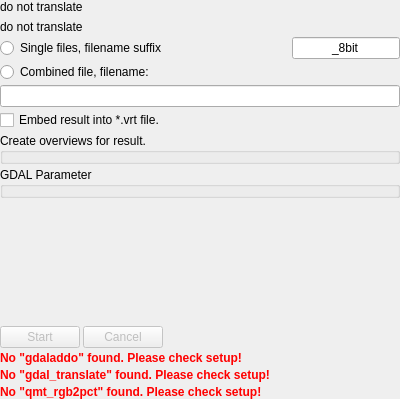
<?xml version="1.0" encoding="UTF-8"?>
<ui version="4.0">
 <class>IToolPalettize</class>
 <widget class="QWidget" name="IToolPalettize">
  <property name="geometry">
   <rect>
    <x>0</x>
    <y>0</y>
    <width>400</width>
    <height>399</height>
   </rect>
  </property>
  <property name="windowTitle">
   <string>Form</string>
  </property>
  <layout class="QVBoxLayout" name="verticalLayout_2">
   <property name="spacing">
    <number>3</number>
   </property>
   <property name="leftMargin">
    <number>0</number>
   </property>
   <property name="topMargin">
    <number>0</number>
   </property>
   <property name="rightMargin">
    <number>0</number>
   </property>
   <property name="bottomMargin">
    <number>0</number>
   </property>
   <item>
    <widget class="QFrame" name="frame">
     <property name="sizePolicy">
      <sizepolicy hsizetype="Preferred" vsizetype="MinimumExpanding">
       <horstretch>0</horstretch>
       <verstretch>0</verstretch>
      </sizepolicy>
     </property>
     <property name="frameShape">
      <enum>QFrame::NoFrame</enum>
     </property>
     <property name="frameShadow">
      <enum>QFrame::Plain</enum>
     </property>
     <layout class="QVBoxLayout" name="verticalLayout">
      <property name="spacing">
       <number>3</number>
      </property>
      <property name="leftMargin">
       <number>0</number>
      </property>
      <property name="topMargin">
       <number>0</number>
      </property>
      <property name="rightMargin">
       <number>0</number>
      </property>
      <property name="bottomMargin">
       <number>0</number>
      </property>
      <item>
       <widget class="QLabel" name="labelHelp">
        <property name="text">
         <string>do not translate</string>
        </property>
        <property name="wordWrap">
         <bool>true</bool>
        </property>
       </widget>
      </item>
      <item>
       <widget class="CItemListWidget" name="itemList" native="true"/>
      </item>
      <item>
       <widget class="QLabel" name="labelNote">
        <property name="text">
         <string>do not translate</string>
        </property>
        <property name="wordWrap">
         <bool>true</bool>
        </property>
       </widget>
      </item>
      <item>
       <layout class="QHBoxLayout" name="horizontalLayout">
        <item>
         <widget class="QRadioButton" name="radioSingle">
          <property name="sizePolicy">
           <sizepolicy hsizetype="MinimumExpanding" vsizetype="Fixed">
            <horstretch>0</horstretch>
            <verstretch>0</verstretch>
           </sizepolicy>
          </property>
          <property name="text">
           <string>Single files, filename suffix</string>
          </property>
         </widget>
        </item>
        <item>
         <widget class="QLineEdit" name="lineSuffix">
          <property name="sizePolicy">
           <sizepolicy hsizetype="Preferred" vsizetype="Fixed">
            <horstretch>0</horstretch>
            <verstretch>0</verstretch>
           </sizepolicy>
          </property>
          <property name="text">
           <string>_8bit</string>
          </property>
          <property name="alignment">
           <set>Qt::AlignCenter</set>
          </property>
         </widget>
        </item>
       </layout>
      </item>
      <item>
       <layout class="QVBoxLayout" name="verticalLayout_3">
        <item>
         <widget class="QRadioButton" name="radioCombined">
          <property name="text">
           <string>Combined file, filename:</string>
          </property>
         </widget>
        </item>
        <item>
         <widget class="QLineEdit" name="lineFilename"/>
        </item>
       </layout>
      </item>
      <item>
       <widget class="QCheckBox" name="checkCreateVrt">
        <property name="text">
         <string>Embed result into *.vrt file.</string>
        </property>
       </widget>
      </item>
      <item>
       <widget class="CToolOverviewGroupBox" name="groupOverviews">
        <property name="title">
         <string>Create overviews for result.</string>
        </property>
       </widget>
      </item>
      <item>
       <widget class="CToolGDALGroupBox" name="groupGDALParameters">
        <property name="title">
         <string>GDAL Parameter</string>
        </property>
       </widget>
      </item>
      <item>
       <spacer name="verticalSpacer">
        <property name="orientation">
         <enum>Qt::Vertical</enum>
        </property>
        <property name="sizeHint" stdset="0">
         <size>
          <width>20</width>
          <height>40</height>
         </size>
        </property>
       </spacer>
      </item>
      <item>
       <layout class="QHBoxLayout" name="horizontalLayout_2">
        <property name="spacing">
         <number>3</number>
        </property>
        <item>
         <widget class="QPushButton" name="pushStart">
          <property name="enabled">
           <bool>false</bool>
          </property>
          <property name="text">
           <string>Start</string>
          </property>
          <property name="icon">
           <iconset resource="../resources.qrc">
            <normaloff>:/icons/32x32/Apply.png</normaloff>:/icons/32x32/Apply.png</iconset>
          </property>
         </widget>
        </item>
        <item>
         <widget class="QPushButton" name="pushCancel">
          <property name="enabled">
           <bool>false</bool>
          </property>
          <property name="text">
           <string>Cancel</string>
          </property>
          <property name="icon">
           <iconset resource="../resources.qrc">
            <normaloff>:/icons/32x32/Cancel.png</normaloff>:/icons/32x32/Cancel.png</iconset>
          </property>
         </widget>
        </item>
        <item>
         <spacer name="horizontalSpacer_2">
          <property name="orientation">
           <enum>Qt::Horizontal</enum>
          </property>
          <property name="sizeHint" stdset="0">
           <size>
            <width>40</width>
            <height>20</height>
           </size>
          </property>
         </spacer>
        </item>
       </layout>
      </item>
     </layout>
    </widget>
   </item>
   <item>
    <widget class="QLabel" name="labelNoGdaladdo">
     <property name="text">
      <string>&lt;b style='color: red;'&gt;No &quot;gdaladdo&quot; found. Please check setup!&lt;/b&gt;</string>
     </property>
     <property name="wordWrap">
      <bool>true</bool>
     </property>
    </widget>
   </item>
   <item>
    <widget class="QLabel" name="labelNoGdaltranslate">
     <property name="text">
      <string>&lt;b style='color: red;'&gt;No &quot;gdal_translate&quot; found. Please check setup!&lt;/b&gt;</string>
     </property>
     <property name="wordWrap">
      <bool>true</bool>
     </property>
    </widget>
   </item>
   <item>
    <widget class="QLabel" name="labelNoQmtrgb2pct">
     <property name="text">
      <string>&lt;b style='color: red;'&gt;No &quot;qmt_rgb2pct&quot; found. Please check setup!&lt;/b&gt;</string>
     </property>
     <property name="wordWrap">
      <bool>true</bool>
     </property>
    </widget>
   </item>
  </layout>
  <action name="actionFilename">
   <property name="icon">
    <iconset resource="../resources.qrc">
     <normaloff>:/icons/32x32/PathBlue.png</normaloff>:/icons/32x32/PathBlue.png</iconset>
   </property>
   <property name="text">
    <string>Select filename</string>
   </property>
  </action>
 </widget>
 <customwidgets>
  <customwidget>
   <class>CItemListWidget</class>
   <extends>QWidget</extends>
   <header>items/CItemListWidget.h</header>
   <container>1</container>
  </customwidget>
  <customwidget>
   <class>CToolOverviewGroupBox</class>
   <extends>QGroupBox</extends>
   <header>tool/CToolOverviewGroupBox.h</header>
   <container>1</container>
  </customwidget>
  <customwidget>
   <class>CToolGDALGroupBox</class>
   <extends>QGroupBox</extends>
   <header>tool/CToolGDALGroupBox.h</header>
   <container>1</container>
  </customwidget>
 </customwidgets>
 <resources>
  <include location="../resources.qrc"/>
 </resources>
 <connections/>
</ui>
